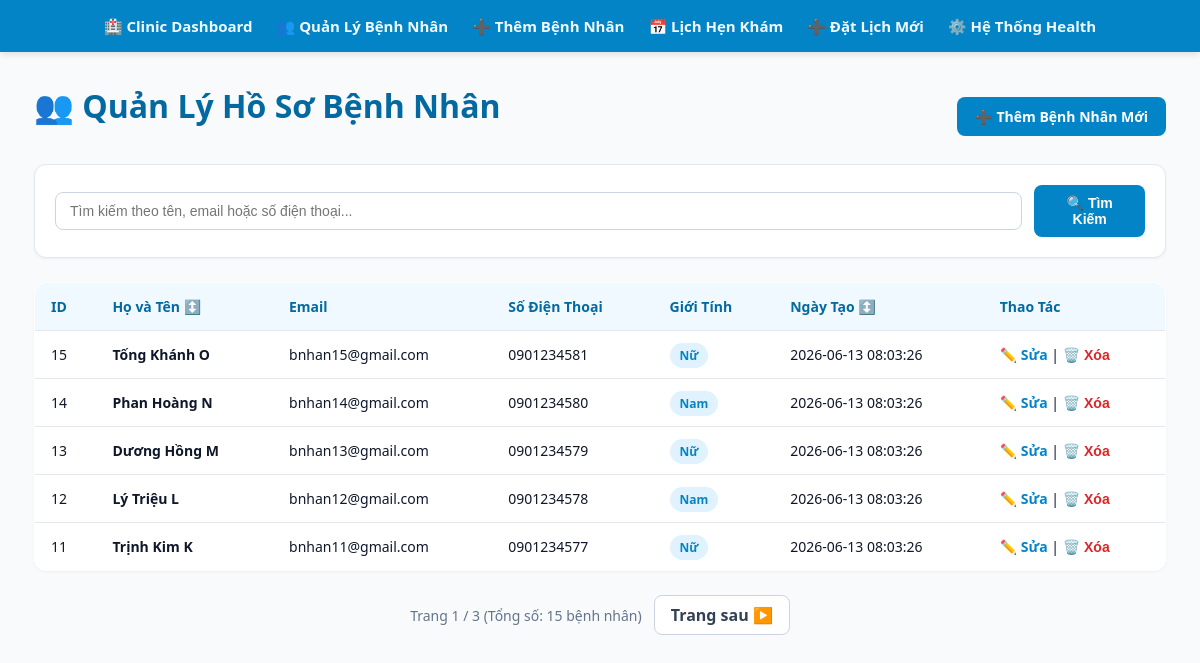
Page /patients on the committed database.
### tables this page shows
CREATE TABLE IF NOT EXISTS `patients` (
    `id` INT AUTO_INCREMENT PRIMARY KEY,
    `fullname` VARCHAR(255) NOT NULL,
    `patient_email` VARCHAR(255) NOT NULL UNIQUE,
    `phone` VARCHAR(50) NOT NULL,
    `gender` ENUM('male', 'female', 'other') DEFAULT 'male',
    `medical_history` TEXT NULL,
    `created_at` TIMESTAMP DEFAULT CURRENT_TIMESTAMP,
    `updated_at` TIMESTAMP DEFAULT CURRENT_TIMESTAMP ON UPDATE CURRENT_TIMESTAMP,
    INDEX `idx_patients_created` (`created_at`),
    INDEX `idx_patients_fullname` (`fullname`)
);

### app/Core/helpers.php (called while the page is built, shortened)
<?php
function e(?string $value): string {
    return htmlspecialchars((string) $value, ENT_QUOTES, 'UTF-8');
}
function query_string(array $params = []): string {
    $current = $_GET;
    foreach ($params as $key => $value) {
        $current[$key] = $value;
    }
    return http_build_query($current);
}
function view(string $path, array $data = []): void {
    extract($data);
    require __DIR__ . '/../Views/' . $path . '.php';
}

### app/Controllers/PatientController.php (called while the page is built, shortened)
<?php
class PatientController
{
    private function repository(): PatientRepository {
        $config = require __DIR__ . '/../../config/database.php';
        $pdo = (new Database($config))->getConnection();
        return new PatientRepository($pdo);
    }
    public function index(): void {
        $q = trim($_GET['q'] ?? '');
        $page = (int) ($_GET['page'] ?? 1);
        $perPage = 5;
        $sort = $_GET['sort'] ?? 'created_at';
        $direction = $_GET['direction'] ?? 'desc';
        $repo = $this->repository();
        $total = $repo->countAll($q);
        $totalPages = (int) ceil($total / $perPage);
        $offset = ($page - 1) * $perPage;
        $patients = $repo->getPaginated($q, $perPage, $offset, $sort, $direction);
        view('patients/index', compact('patients', 'q', 'page', 'perPage', 'total', 'totalPages', 'sort', 'direction'));
    }
}

### public/index.php (called while the page is built, shortened)
<?php
require __DIR__ . '/../app/Core/helpers.php';
require __DIR__ . '/../app/Core/Router.php';
require __DIR__ . '/../app/Repositories/PatientRepository.php';
require __DIR__ . '/../app/Controllers/PatientController.php';
$router = new Router();
$router->get('/', [HomeController::class, 'index']);
$router->get('/health', [HealthController::class, 'index']);
$router->get('/patients', [PatientController::class, 'index']);
$router->get('/patients/create', [PatientController::class, 'create']);
$router->post('/patients/store', [PatientController::class, 'store']);
$router->get('/patients/edit', [PatientController::class, 'edit']);
$router->post('/patients/update', [PatientController::class, 'update']);
$router->post('/patients/delete', [PatientController::class, 'delete']);
$router->get('/appointments', [AppointmentController::class, 'index']);
$router->get('/appointments/create', [AppointmentController::class, 'create']);
$router->post('/appointments/store', [AppointmentController::class, 'store']);
$router->get('/appointments/edit', [AppointmentController::class, 'edit']);
$router->post('/appointments/update', [AppointmentController::class, 'update']);
$router->post('/appointments/delete', [AppointmentController::class, 'delete']);
$router->dispatch($_SERVER['REQUEST_METHOD'], $_SERVER['REQUEST_URI']);

### app/Repositories/PatientRepository.php (called while the page is built, shortened)
<?php
class PatientRepository
{
    public function countAll(string $keyword = ''): int {
        $sql = "SELECT COUNT(*) AS total FROM patients";
        $params = [];
        $stmt = $this->db->prepare($sql);
        $stmt->execute($params);
        return (int) ($stmt->fetch()['total'] ?? 0);
    }
    public function getPaginated(string $keyword, int $limit, int $offset, string $sort, string $direction): array {
        $allowedSorts = ['id', 'fullname', 'patient_email', 'phone', 'created_at'];
        $allowedDirections = ['asc', 'desc'];
        $sql = "SELECT id, fullname, patient_email, phone, gender, created_at FROM patients";
        $params = [];
        $sql .= " ORDER BY {$sort} {$direction} LIMIT :limit OFFSET :offset";
        $stmt = $this->db->prepare($sql);
        $stmt->bindValue(':limit', $limit, PDO::PARAM_INT);
        $stmt->bindValue(':offset', $offset, PDO::PARAM_INT);
        $stmt->execute();
        return $stmt->fetchAll();
    }
}

### app/Views/patients/index.php (the view, shortened to what this page needs)
<div class="header-action">
    <h1>👥 Quản Lý Hồ Sơ Bệnh Nhân</h1>
    <a class="btn primary" href="/patients/create">➕ Thêm Bệnh Nhân Mới</a>
</div>
<form method="get" action="/patients" class="toolbar">
    <input type="text" name="q" value="<?= e($q) ?>" placeholder="Tìm kiếm theo tên, email hoặc số điện thoại...">
    <button type="submit" class="btn primary">🔍 Tìm Kiếm</button>
</form>
<table>
    <thead>
        <tr>
            <th>ID</th>
            <th><a href="/patients?<?= e(query_string(['sort' => 'fullname', 'direction' => $direction === 'asc' ? 'desc' : 'asc'])) ?>">Họ và Tên ↕️</a></th>
            <th>Email</th>
            <th>Số Điện Thoại</th>
            <th>Giới Tính</th>
            <th><a href="/patients?<?= e(query_string(['sort' => 'created_at', 'direction' => $direction === 'asc' ? 'desc' : 'asc'])) ?>">Ngày Tạo ↕️</a></th>
            <th>Thao Tác</th>
        </tr>
    </thead>
    <tbody>
        <?php if (empty($patients)): ?>
            <tr><td colspan="7" style="text-align: center; color: #64748b;">Không tìm thấy dữ liệu bệnh nhân nào.</td></tr>
        <?php else: ?>
            <?php foreach ($patients as $patient): ?>
            <tr>
                <td><?= e($patient['id']) ?></td>
                <td><strong><?= e($patient['fullname']) ?></strong></td>
                <td><?= e($patient['patient_email']) ?></td>
                <td><?= e($patient['phone']) ?></td>
                <td><span class="badge"><?= e($patient['gender'] === 'male' ? 'Nam' : ($patient['gender'] === 'female' ? 'Nữ' : 'Khác')) ?></span></td>
                <td><?= e($patient['created_at']) ?></td>
                <td>
                    <a class="link" href="/patients/edit?id=<?= e($patient['id']) ?>">✏️ Sửa</a> |
                    <form method="post" action="/patients/delete" class="inline" onsubmit="return confirm('Bạn có chắc chắn muốn xóa hồ sơ bệnh nhân này?')">
                        <button type="submit" class="link danger">🗑️ Xóa</button>
                    </form>
                </td>
            </tr>
            <?php endforeach; ?>
        <?php endif; ?>
    </tbody>
</table>
<div class="pagination">
    <span class="page-info">Trang <?= e($page) ?> / <?= e($totalPages) ?> (Tổng số: <?= e($total) ?> bệnh nhân)</span>
    <?php if ($page < $totalPages): ?>
        <a href="/patients?<?= e(query_string(['page' => $page + 1])) ?>">Trang sau ▶️</a>
    <?php endif; ?>
</div>
<?php
$content = ob_get_clean();
require __DIR__ . '/../layout.php';

### app/Core/Router.php (shortened to what this page needs)
<?php
class Router
{
    private array $routes = [];
    public function get(string $path, array $handler): void {
        $this->routes['GET'][$path] = $handler;
    }
    public function post(string $path, array $handler): void {
        $this->routes['POST'][$path] = $handler;
    }
    public function dispatch(string $method, string $uri): void {
        $path = parse_url($uri, PHP_URL_PATH) ?: '/';
        if (isset($this->routes[$method][$path])) {
            [$controller, $action] = $this->routes[$method][$path];
            (new $controller())->$action();
            return;
        }
    }
}

### app/Views/layout.php (shortened to what this page needs)
<!doctype html>
<html lang="vi">
<head>
    <link rel="stylesheet" href="/assets/style.css">
</head>
<body>
<nav class="navbar">
    <a href="/">🏥 Clinic Dashboard</a>
    <a href="/patients">👥 Quản Lý Bệnh Nhân</a>
    <a href="/patients/create">➕ Thêm Bệnh Nhân</a>
    <a href="/appointments">📅 Lịch Hẹn Khám</a>
    <a href="/appointments/create">➕ Đặt Lịch Mới</a>
    <a href="/health">⚙️ Hệ Thống Health</a>
</nav>
<main class="container">
    <?= $content ?? '' ?>
</main>
</body>
</html>

### public/assets/style.css (style rules this page uses)
* { box-sizing: border-box; }
body { margin: 0; font-family: 'Segoe UI', Arial, sans-serif; background: #f8fafc; color: #0f172a; }
.navbar { background: #0284c7; padding: 16px 32px; display: flex; gap: 24px; box-shadow: 0 4px 6px -1px rgb(0 0 0 / 0.1); justify-content: center; }
.navbar a { color: #f0f9ff; text-decoration: none; font-weight: 600; font-size: 15px; }
.container { max-width: 1200px; margin: 32px auto; padding: 0 34px; }
h1 { margin-top: 0; color: #0369a1; }
.card, .toolbar { background: white; border: 1px solid #e2e8f0; border-radius: 12px; padding: 20px; margin-bottom: 24px; box-shadow: 0 1px 3px rgb(0 0 0 / 0.05); }
.toolbar { display: flex; gap: 12px; align-items: center; }
.header-action { display: flex; justify-content: space-between; align-items: center; margin-bottom: 16px; }
input, select, textarea { width: 100%; padding: 10px 14px; border: 1px solid #cbd5e1; border-radius: 8px; font-size: 14px; }
table { width: 100%; border-collapse: collapse; background: white; border-radius: 12px; overflow: hidden; box-shadow: 0 1px 3px rgb(0 0 0 / 0.05); border: 1px solid #e2e8f0; }
th, td { padding: 14px 16px; border-bottom: 1px solid #e2e8f0; text-align: left; font-size: 14px; }
th { background: #f0f9ff; font-weight: 700; color: #0369a1; }
th a { text-decoration: none; color: #0369a1; }
.btn, button { display: inline-block; padding: 10px 18px; border-radius: 8px; border: 0; text-decoration: none; cursor: pointer; font-weight: 600; font-size: 14px; }
.primary { background: #0284c7; color: white; }
.badge { background: #e0f2fe; color: #0284c7; padding: 4px 10px; border-radius: 999px; font-size: 12px; font-weight: 700; }
.inline { display: inline; }
.link { background: none; padding: 0; color: #0284c7; text-decoration: none; font-weight: 600; }
.danger { color: #dc2626; }
.pagination { margin-top: 24px; display: flex; gap: 12px; align-items: center; justify-content: center; }
.pagination a { background: white; border: 1px solid #cbd5e1; padding: 8px 16px; border-radius: 8px; text-decoration: none; color: #334155; font-weight: 600; }
.page-info { color: #64748b; font-size: 14px; }

### rows in the picture
patients: id "15", fullname "Tống Khánh O", patient_email "bnhan15@gmail.com", phone "0901234581", gender "Nữ", created_at "2026-06-13 08:03:26"
patients: id "14", fullname "Phan Hoàng N", patient_email "bnhan14@gmail.com", phone "0901234580", gender "Nam", created_at "2026-06-13 08:03:26"
patients: id "13", fullname "Dương Hồng M", patient_email "bnhan13@gmail.com", phone "0901234579", gender "Nữ", created_at "2026-06-13 08:03:26"
patients: id "12", fullname "Lý Triệu L", patient_email "bnhan12@gmail.com", phone "0901234578", gender "Nam", created_at "2026-06-13 08:03:26"
patients: id "11", fullname "Trịnh Kim K", patient_email "bnhan11@gmail.com", phone "0901234577", gender "Nữ", created_at "2026-06-13 08:03:26"

### other values in the picture
$page "1"
$totalPages "3"
$total "15"
